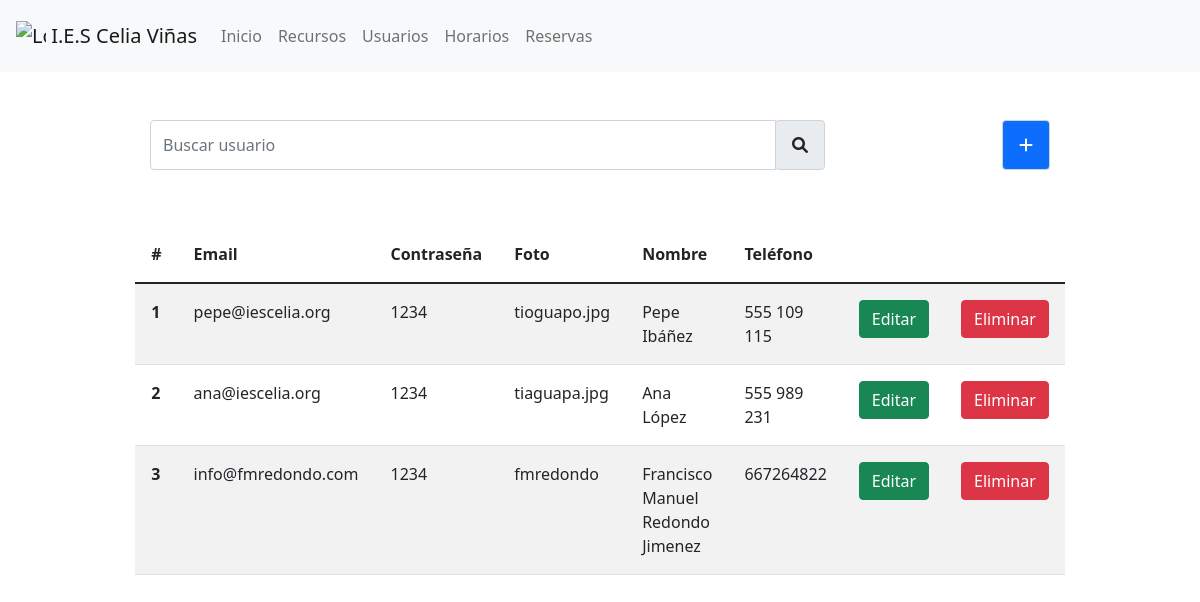
The page /usuarios on the database as committed earlier.
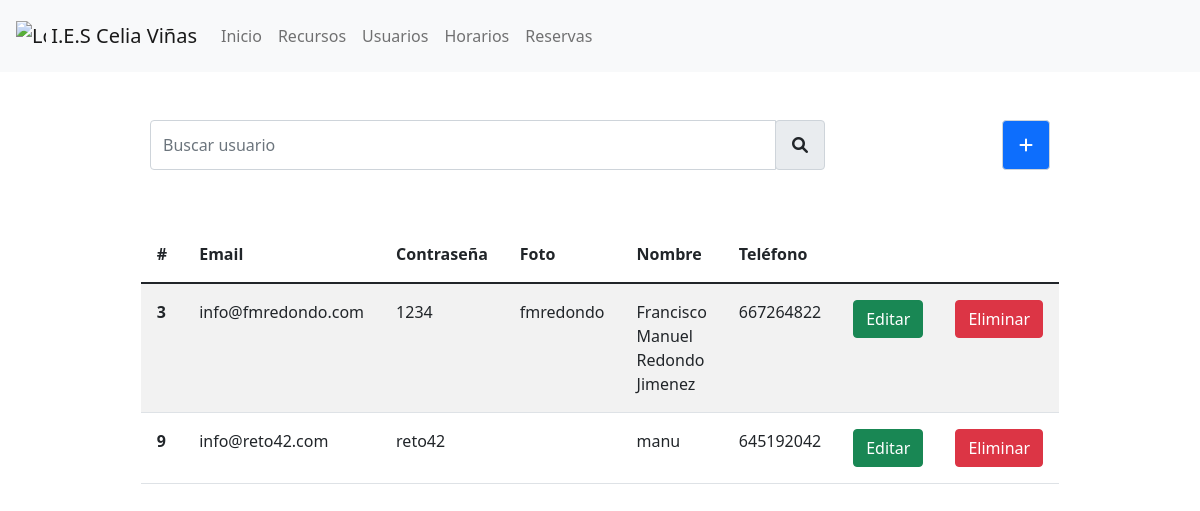
The same page on the database as committed later.
### tables this page shows
CREATE TABLE `users` (
  `id` int(11) NOT NULL,
  `email` varchar(500) NOT NULL,
  `password` varchar(500) NOT NULL,
  `photo` varchar(500) NOT NULL,
  `name` varchar(500) NOT NULL,
  `phone` varchar(20) NOT NULL
);

### controllers/usersController.php (called while the page is built, shortened)
<?php
require_once("models/usuarios.php");
require_once("views/users.php");
class usersController{
    public function verVista(){
        $usuarios = new Users();
        $usuarios -> pintarUsuarios();
    }
}

### index.php (called while the page is built, shortened)
<?php
$route = new Route();

### models/usuarios.php (called while the page is built, shortened)
<?php
require_once("conexion.php");
class Usuarios{
    public function __construct()
    {
        $this -> conexion = new MySQLDB();
    }
    public function listarUsuarios(){
        $this -> conexion -> conectar();
        $sql = "SELECT * FROM users";
        $usuarios = $this -> conexion -> ejecutarSQL($sql);
        $this -> conexion -> cerrar();
        return $usuarios;
    }
}

### models/conexion.php (called while the page is built, shortened)
<?php
class MySQLDB
{
    private $host;
    private $usuario;
    private $pass;
    private $db;
    private $connection;
    function __construct()
    {
        $this->host = "localhost";
        $this->usuario = "root";
        $this->pass = "";
        $this->db = "recursosinformaticos";
    }
    function conectar(){
            $this->connection = mysqli_connect(
            $this->host,
            $this->usuario,
            $this->pass,
            $this->db
        );
        $this -> connection -> set_charset("utf8");
    }
    function ejecutarSQL($sql)
    {
        $conectado = mysqli_query($this -> connection, $sql);
        $error = mysqli_error($this -> connection);
        if (empty($error)) {
            return $conectado;
        } else {
            throw new Exception($error);
        }
    }
}

### views/users.php (the view, shortened to what this page needs)
<?php
require_once("header.php");
require_once("models/usuarios.php");
class Users{
    public function __construct(){
        $this -> usersModel = new Usuarios();
    }
    public function pintarUsuarios(){
            echo "<body>";
            echo "<link rel='stylesheet' href='../assets/estilos/usuarios.css'>";
            echo "<div class='w-75 m-auto mt-5 d-flex justify-content-between'>";
                echo "<div class='w-75'>";
                    echo "<div class='col-auto'>";
                        echo "<div class='input-group mb-2'>";
                            echo "<input type='text' class='form-control busquedaUsuario' id='inlineFormInputGroup' placeholder='Buscar usuario'>";
                            echo "<div class='input-group-prepend'>";
                                echo "<div class='input-group-text p-3'><i class='fas fa-search'></i></div>";
                            echo "</div>";
                        echo "</div>";
                    echo "</div>";
                echo "</div>";
                echo "<div class='input-group-prepend w-5 botonAgregarUsuario'>";
                    echo "<div class='input-group-text p-3 bg-primary text-white'><i class='fas fa-plus'></i></div>";
                echo "</div>";
            echo "</div>";
            echo "<table class='table table-striped w-75 m-auto mt-5'>";
                echo "<thead>";
                    echo "<tr>";
                        echo "<th class='p-3' scope='col'>#</th>";
                        echo "<th class='p-3' scope='col'>Email</th>";
                        echo "<th class='p-3' scope='col'>Contraseña</th>";
                        echo "<th class='p-3' scope='col'>Foto</th>";
                        echo "<th class='p-3' scope='col'>Nombre</th>";
                        echo "<th class='p-3' scope='col'>Teléfono</th>";
                        echo "<th class='p-3' scope='col'></th>";
                        echo "<th class='p-3' scope='col'></th>";
                    echo "</tr>";
                echo "</thead>";
                echo "<tbody class='infoUsuarios'>";
                    $vistaUsuarios = $this  -> usersModel -> listarUsuarios();
                    foreach($vistaUsuarios as $usuario){
                        $id         = $usuario['id'];
                        $email      = $usuario['email'];
                        $contraseña = $usuario['password'];
                        $foto       = $usuario['photo'];
                        $nombre     = $usuario['name'];
                        $telefono   = $usuario['phone'];
                        echo "<tr id='$id'>";
                            echo "<th class='p-3' scope='row' class='p-3'>$id</th>";
                            echo "<td class='p-3 email'>$email</td>";
                            echo "<td class='p-3 password'>$contraseña</td>";
                            echo "<td class='p-3 photo'>$foto</td>";
                            echo "<td class='p-3 name'>$nombre</td>";
                            echo "<td class='p-3 phone'>$telefono</td>";
                            echo "<td class='p-3'><a class='btn btn-success mostrarEditarUsuario' data-id='$id'>Editar</a></td>";
                            echo "<td class='p-3'><a class='btn btn-danger eliminarUsuario' data-id='$id'>Eliminar</a></td>";
                        echo "</tr>";
                    }
                echo "</tbody>";
            echo "</table>";
        echo "</body>";
        echo "</html>";
    }
}

Rows that differ between the two databases and show on the page:
removed users: id "1", email "pepe@iescelia.org", password "1234", photo "tioguapo.jpg", name "Pepe Ibáñez", phone "555 109 115"
removed users: id "2", email "ana@iescelia.org", password "1234", photo "tiaguapa.jpg", name "Ana López", phone "555 989 231"
added users: id "9", email "info@reto42.com", password "reto42", name "manu", phone "645192042"
